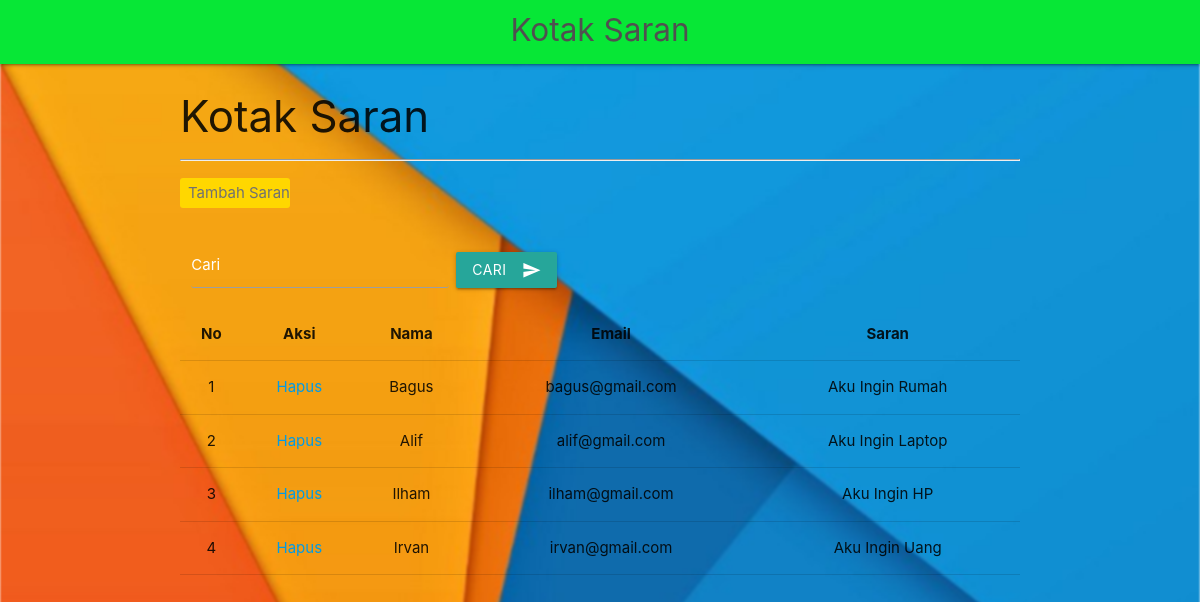
Page /kotak_saran.php on the committed database.
### tables this page shows
CREATE TABLE `saran` (
  `id` int(11) NOT NULL,
  `nama` varchar(225) NOT NULL,
  `email` varchar(225) NOT NULL,
  `password` varchar(225) NOT NULL,
  `saran` text NOT NULL
);

### functions.php (called while the page is built, shortened)
<?php
	$brand = "Kotak Saran";
	$conn = mysqli_connect("localhost", "root", "", "kotaksaran");
	function query ($query) {
		global $conn;
		$result = mysqli_query($conn, $query);
		$rows = [];
		while ($row = mysqli_fetch_assoc($result) ) {
			$rows[] = $row;
		}
		return $rows;
	}

### kotak_saran.php (the view, shortened to what this page needs)
<?php
	include 'functions.php';
	$saran = query("SELECT * FROM saran");
?>
<!DOCTYPE html>
<html lang="en">
  <head>
    <link rel="stylesheet" href="materialize/css/materialize.min.css">
    <link rel="stylesheet" href="https://use.fontawesome.com/releases/v5.5.0/css/all.css">
  </head>
  <body>
  	<nav>
      <div class="nav nav-wrapper">
        <a href="index.php" class="brand-logo center"><?= $brand ?></a>
      </div>
    </nav>
  	<div class="container">
	  	<h3>Kotak Saran</h3>
	  	<hr>
			<a class="tambah1" href="tambah.php">
	  			<div class="tambah">
					Tambah Saran
	  			</div>
			</a>
			<br><br>
			<div class="row">
				<form action="" method="post" class="col s6">
					<div class="row">
						<div class="col m8">
							<div class="input-field" style="display: inline-block;">
								<input type="text" name="keyword" size="40" class="validate col s12" autocomplete="off" style="border-radius: 3px;" id="keyword first_name">
								<label id="first_name">Cari</label>
							</div>
						</div>
						<div class="col m4">
							<button class="btn waves-effect waves-light" type="submit" name="cari" id="tombol-cari">Cari
			               	<i class="material-icons right">send</i>
			                </button>
						</div>
					</div>
				</form>
			</div>
			<div id="container">
				<table border="1" cellpadding="10" cellspacing="0" class="highlight centered responsive-table">
					<thead>
						<tr>
							<th>No</th>
							<th>Aksi</th>
							<th>Nama</th>
							<th>Email</th>
							<th>Saran</th>
						</tr>
					</thead>
					<tbody>
						<?php $i = 1; ?>
						<?php foreach ($saran as $row) : ?>
						<tr>
							<td><?= $i; ?></td>
							<td>
								<a href="hapus.php?id=<?= "$row[id]"; ?>" onclick="return confirm('Apakah anda yakin?')">Hapus</a>
							</td>
							<td><?= $row["nama"]; ?></td>
							<td><?= $row["email"]; ?></td>
							<td><?= $row["saran"]; ?></td>
						</tr>
						<?php $i++; ?>
						<?php endforeach; ?>
					</tbody>
				</table>
			</div>
		</div>
  </body>
 </html>

### kotak_saran.php (style rules this page uses)
body:before { content: ""; position: fixed; z-index: -1; background-size:cover; background-position:center top; display: block; background-image: url(1_l3wujEgEKOecwVzf_dqVrQ.jpeg); width: 100%; height: 1000px; filter: blur(.9px) ; -webkit-filter: blur(.9px) ; }
nav { background-color: #07e736; }
.brand-logo { color: #505050 !important; line-height: 60px; }
button { margin-top: 25px; margin-left: -15px; }
.tambah { color: #717171; transition: .3s; }
.tambah1 { width: 110px; line-height: 30px; padding-left: 8px; height: 30px; background-color: gold; margin-top: 10px; border-radius: 3px; margin-bottom: -40px; cursor: pointer; display: inline-block; transition: .3s; }
label, input { color: white !important; }
#container { position: relative; top: -50px; }

### rows in the picture
saran: nama "Bagus", email "bagus@gmail.com", saran "Aku Ingin Rumah"
saran: nama "Alif", email "alif@gmail.com", saran "Aku Ingin Laptop"
saran: nama "Ilham", email "ilham@gmail.com", saran "Aku Ingin HP"
saran: nama "Irvan", email "irvan@gmail.com", saran "Aku Ingin Uang"

### other values in the picture
$brand "Kotak Saran"
